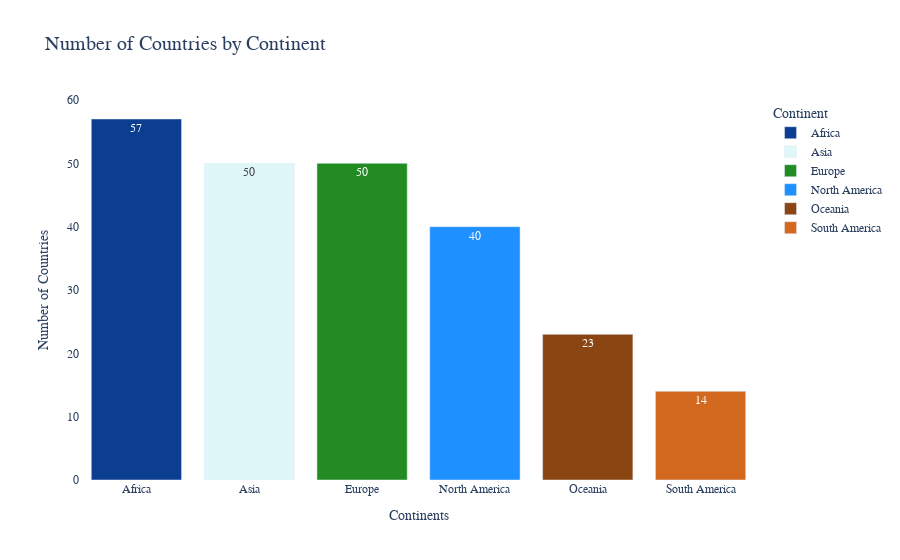

Here is the notebook cell this chart was saved with:
### Code cell
# Show the plot
fig.show()

### Figure 1 — Plotly figure (JSON) as saved in the notebook; plotly's stock layout.template omitted (floating-point values rounded to 4 significant figures)
{"data": [{"alignmentgroup": "True", "hovertemplate": "Continent=%{x}<br>count=%{text}<extra></extra>", "legendgroup": "Africa", "marker": {"color": "#0b3d91", "pattern": {"shape": ""}}, "name": "Africa", "offsetgroup": "Africa", "orientation": "v", "showlegend": true, "text": [57], "textposition": "auto", "x": ["Africa"], "xaxis": "x", "y": [57], "yaxis": "y", "type": "bar"}, {"alignmentgroup": "True", "hovertemplate": "Continent=%{x}<br>count=%{text}<extra></extra>", "legendgroup": "Asia", "marker": {"color": "#e0f7fa", "pattern": {"shape": ""}}, "name": "Asia", "offsetgroup": "Asia", "orientation": "v", "showlegend": true, "text": [50], "textposition": "auto", "x": ["Asia"], "xaxis": "x", "y": [50], "yaxis": "y", "type": "bar"}, {"alignmentgroup": "True", "hovertemplate": "Continent=%{x}<br>count=%{text}<extra></extra>", "legendgroup": "Europe", "marker": {"color": "#228b22", "pattern": {"shape": ""}}, "name": "Europe", "offsetgroup": "Europe", "orientation": "v", "showlegend": true, "text": [50], "textposition": "auto", "x": ["Europe"], "xaxis": "x", "y": [50], "yaxis": "y", "type": "bar"}, {"alignmentgroup": "True", "hovertemplate": "Continent=%{x}<br>count=%{text}<extra></extra>", "legendgroup": "North America", "marker": {"color": "#1e90ff", "pattern": {"shape": ""}}, "name": "North America", "offsetgroup": "North America", "orientation": "v", "showlegend": true, "text": [40], "textposition": "auto", "x": ["North America"], "xaxis": "x", "y": [40], "yaxis": "y", "type": "bar"}, {"alignmentgroup": "True", "hovertemplate": "Continent=%{x}<br>count=%{text}<extra></extra>", "legendgroup": "Oceania", "marker": {"color": "#8B4513", "pattern": {"shape": ""}}, "name": "Oceania", "offsetgroup": "Oceania", "orientation": "v", "showlegend": true, "text": [23], "textposition": "auto", "x": ["Oceania"], "xaxis": "x", "y": [23], "yaxis": "y", "type": "bar"}, {"alignmentgroup": "True", "hovertemplate": "Continent=%{x}<br>count=%{text}<extra></extra>", "legendgroup": "South America", "marker": {"color": "#D2691E", "pattern": {"shape": ""}}, "name": "South America", "offsetgroup": "South America", "orientation": "v", "showlegend": true, "text": [14], "textposition": "auto", "x": ["South America"], "xaxis": "x", "y": [14], "yaxis": "y", "type": "bar"}], "layout": {"xaxis": {"anchor": "y", "domain": [0, 1], "title": {"text": "Continents"}, "categoryorder": "array", "categoryarray": ["Africa", "Asia", "Europe", "North America", "Oceania", "South America"]}, "yaxis": {"anchor": "x", "domain": [0, 1], "title": {"text": "Number of Countries"}}, "legend": {"title": {"text": "Continent"}, "tracegroupgap": 0}, "title": {"text": "Number of Countries by Continent", "font": {"size": 20}}, "barmode": "relative", "font": {"family": "Arial"}, "plot_bgcolor": "rgba(0,0,0,0)"}}
